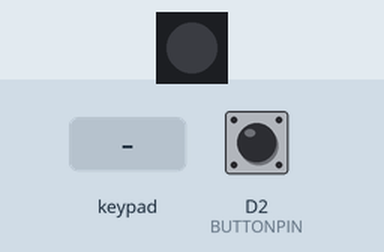
This sketch was run on a simulated Particle Photon. On the bench: 1 RGB LEDs in strip order, left to right. Wiring (inferred from the names in the program): P9813 LEDs: data A1; clock A0. The test bench sets the inputs (shaded band); at power-on: D2 (BUTTONPIN) LOW.

Above: at 1.2 s.
1.3 s: D2 (BUTTONPIN) pulsed HIGH 2 times (0.12 s each, 0.3 s apart)
At 3.1 s:
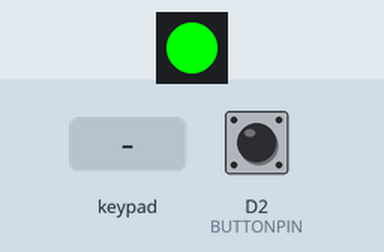
3.4 s: keypad keys 1 3 9 7 pressed 0.4 s apart
At 3.65 s:
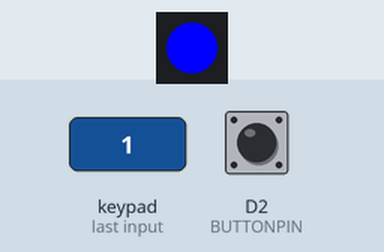
At 7.9 s:
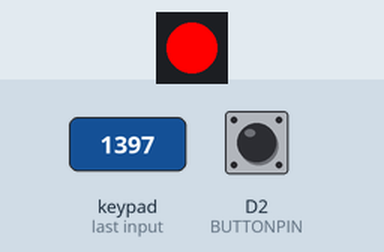
Timing chart, 0 to 12.1 s (numbered marks = the images above; inputs shaded):
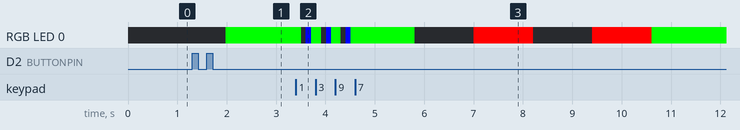

Measured:
- after the input at 1.3 s, RGB LED 0: off → RGB(0, 255, 0) after 0.68 s
- after the input at 3.4 s, RGB LED 0: RGB(0, 255, 0) → off after 0.11 s, → RGB(0, 0, 255) 0.10 s later, → RGB(0, 255, 0) 0.10 s later, → off 0.20 s later, … (14 changes in this stretch)

The sketch:

IoTBox4.ino
```cpp
/*
 * Project IoTBox4
 * Description: A internet-connected box which can be opened from API (version 4 trays)
 * Author: Peacemoon
 * Date: 19.12.2018
 */

#include "OpenOperation.h"
#include "PinManager.h"
#include "clickButton.h"
#include "VisualLEDs.h"

#define ONE_DAY_MILLIS (24 * 60 * 60 * 1000)

#define BUTTONPIN D2
#define RELAYPIN_1 D3
#define RELAYPIN_2 D4
#define RELAYPIN_3 D5
#define RELAYPIN_4 D6

#define VISUALLED_CLOCKPIN A0
#define VISUALLED_DATAPIN A1

STARTUP(WiFi.selectAntenna(ANT_EXTERNAL));
// SEMI_AUTOMATIC loop is still running even without Internet connection.
SYSTEM_MODE(SEMI_AUTOMATIC);
// SYSTEM_THREAD enables parallel operations of user & system codes
SYSTEM_THREAD(ENABLED);

unsigned long lastSync = millis();

volatile bool requestOpeningOperation = false;
volatile uint8_t openingTrayIndex = 0;

bool isStarting = true;

ClickButton button(BUTTONPIN, HIGH);
VisualLEDs visualLEDs(VISUALLED_CLOCKPIN, VISUALLED_DATAPIN);
OpenOperation openOperation(RELAYPIN_1, RELAYPIN_2, RELAYPIN_3, RELAYPIN_4);
PinManager pinManager;

void setup() {

    // Setup button timers (all in milliseconds / ms)
    pinMode(BUTTONPIN, INPUT_PULLDOWN);
    button.debounceTime   = 20;   // Debounce timer in ms
    button.multiclickTime = 250;  // Time limit for multi clicks
    button.longClickTime  = 1000; // time until "held-down clicks" register

    // Do not open the box when system is turned on
    pinMode(RELAYPIN_1, OUTPUT);
    pinMode(RELAYPIN_2, OUTPUT);
    pinMode(RELAYPIN_3, OUTPUT);
    pinMode(RELAYPIN_4, OUTPUT);
    digitalWrite(RELAYPIN_1, LOW);
    digitalWrite(RELAYPIN_2, LOW);
    digitalWrite(RELAYPIN_3, LOW);
    digitalWrite(RELAYPIN_4, LOW);

    visualLEDs.setColor(VisualLEDs::Color::disabled);

    Serial.begin(9600);
}

void loop() {
    syncTimeWithCloudIfNeeded();

    if (requestOpeningOperation) {
        openOperation.start(openingTrayIndex);
    }

    if (openOperation.update()) { // Operation is finished.
        requestOpeningOperation = false;
        openingTrayIndex = 0;
    }

    checkButtonState();
    checkPin();

    isStarting = false;

    if (Particle.connected() == false) {
      Particle.connect();
    }
}

void syncTimeWithCloudIfNeeded() {
    if (millis() - lastSync > ONE_DAY_MILLIS) {
      // Request time synchronization from the Particle Cloud
      Particle.syncTime();
      waitUntil(Particle.syncTimeDone);
      lastSync = millis();
    }
}

void checkButtonState() {
    int function = 0;

    if (isStarting) {
        return;
    }

    if (requestOpeningOperation) {
        return;
    }

    // Update button state
    button.Update();

    // Save click codes in function, as click codes are reset at next Update()
    if (button.clicks != 0) {
        function = button.clicks;
    }

    if (function == 2 || function == -2) { // Double (LONG) click
        visualLEDs.setColor(VisualLEDs::Color::green);
        pinManager.startAuthentication();
    }
}

void checkPin() {
    PinManagerStatus status;
    if (pinManager.updateAuthenticationStatus(&status)) {
        switch (status) {
            case ENTERING:
                visualLEDs.showNotification(VisualLEDs::Color::blue, VisualLEDs::BlinkingDuration::duration_short, VisualLEDs::BlinkingPeriod::period_short);
                break;
            case CANCELLED:
                visualLEDs.setColor(VisualLEDs::Color::disabled);
                pinManager.stopAuthentication();
                break;
            case AUTHENTICATED_1:
                visualLEDs.setColor(VisualLEDs::Color::disabled);
                startOpenOperation(1);
                break;
            case AUTHENTICATED_2:
                visualLEDs.setColor(VisualLEDs::Color::disabled);
                startOpenOperation(2);
                break;
            case AUTHENTICATED_3:
                visualLEDs.setColor(VisualLEDs::Color::disabled);
                startOpenOperation(3);
                break;
            case AUTHENTICATED_4:
                visualLEDs.setColor(VisualLEDs::Color::disabled);
                startOpenOperation(4);
                break;
            case INVALID:
                visualLEDs.showNotification(VisualLEDs::Color::red, VisualLEDs::BlinkingDuration::duration_medium, VisualLEDs::BlinkingPeriod::period_very_long);
                break;
        }
    }
}

void startOpenOperation(uint8_t index) {
    requestOpeningOperation = true;
    openingTrayIndex = index;
}
```

ChainableLED.cpp
```cpp
// (licence header left out)
/* Information about the P9813 protocol obtained from:
 * http://www.seeedstudio.com/wiki/index.php?title=Twig_-_Chainable_RGB_LED
 *
 * HSB to RGB routine adapted from:
 * http://mjijackson.com/2008/02/rgb-to-hsl-and-rgb-to-hsv-color-model-conversion-algorithms-in-javascript
 */


// --------------------------------------------------------------------------------------

#include "ChainableLED.h"

// Forward declaration
float hue2rgb(float p, float q, float t);

// --------------------------------------------------------------------------------------

ChainableLED::ChainableLED(byte clk_pin, byte data_pin, byte number_of_leds) :
    _clk_pin(clk_pin), _data_pin(data_pin), _num_leds(number_of_leds)
{
    _led_state = (byte*) calloc(_num_leds*3, sizeof(byte));
}

ChainableLED::~ChainableLED()
{
    free(_led_state);
}

// --------------------------------------------------------------------------------------

void ChainableLED::init()
{
    pinMode(_clk_pin, OUTPUT);
    pinMode(_data_pin, OUTPUT);

    for (byte i=0; i<_num_leds; i++)
        setColorRGB(i, 0, 0, 0);
}

void ChainableLED::clk(void)
{
    digitalWrite(_clk_pin, LOW);
    delayMicroseconds(_CLK_PULSE_DELAY);
    digitalWrite(_clk_pin, HIGH);
    delayMicroseconds(_CLK_PULSE_DELAY);
}

void ChainableLED::sendByte(byte b)
{
    // Send one bit at a time, starting with the MSB
    for (byte i=0; i<8; i++)
    {
        // If MSB is 1, write one and clock it, else write 0 and clock
        if ((b & 0x80) != 0)
            digitalWrite(_data_pin, HIGH);
        else
            digitalWrite(_data_pin, LOW);
        clk();

        // Advance to the next bit to send
        b <<= 1;
    }
}

void ChainableLED::sendColor(byte red, byte green, byte blue)
{
    // Start by sending a byte with the format "1 1 /B7 /B6 /G7 /G6 /R7 /R6"
    byte prefix = 0b11000000;
    if ((blue & 0x80) == 0)     prefix|= 0b00100000;
    if ((blue & 0x40) == 0)     prefix|= 0b00010000;
    if ((green & 0x80) == 0)    prefix|= 0b00001000;
    if ((green & 0x40) == 0)    prefix|= 0b00000100;
    if ((red & 0x80) == 0)      prefix|= 0b00000010;
    if ((red & 0x40) == 0)      prefix|= 0b00000001;
    sendByte(prefix);

    // Now must send the 3 colors
    sendByte(blue);
    sendByte(green);
    sendByte(red);
}

void ChainableLED::setColorRGB(byte led, byte red, byte green, byte blue)
{
    // Send data frame prefix (32x "0")
    sendByte(0x00);
    sendByte(0x00);
    sendByte(0x00);
    sendByte(0x00);

    // Send color data for each one of the leds
    for (byte i=0; i<_num_leds; i++)
    {
        if (i == led)
        {
            _led_state[i*3 + _CL_RED] = red;
            _led_state[i*3 + _CL_GREEN] = green;
            _led_state[i*3 + _CL_BLUE] = blue;
        }

        sendColor(_led_state[i*3 + _CL_RED],
                  _led_state[i*3 + _CL_GREEN],
                  _led_state[i*3 + _CL_BLUE]);
    }

    // Terminate data frame (32x "0")
    sendByte(0x00);
    sendByte(0x00);
    sendByte(0x00);
    sendByte(0x00);
}

void ChainableLED::setColorHSB(byte led, float hue, float saturation, float brightness)
{
    float r, g, b;

    constrain(hue, 0.0, 1.0);
    constrain(saturation, 0.0, 1.0);
    constrain(brightness, 0.0, 1.0);

    if(saturation == 0.0)
    {
        r = g = b = brightness;
    }
    else
    {
        float q = brightness < 0.5 ?
            brightness * (1.0 + saturation) : brightness + saturation - brightness * saturation;
        float p = 2.0 * brightness - q;
        r = hue2rgb(p, q, hue + 1.0/3.0);
        g = hue2rgb(p, q, hue);
        b = hue2rgb(p, q, hue - 1.0/3.0);
    }

    setColorRGB(led, (byte)(255.0*r), (byte)(255.0*g), (byte)(255.0*b));
}

// --------------------------------------------------------------------------------------

float hue2rgb(float p, float q, float t)
{
    if (t < 0.0)
        t += 1.0;
    if(t > 1.0)
        t -= 1.0;
    if(t < 1.0/6.0)
        return p + (q - p) * 6.0 * t;
    if(t < 1.0/2.0)
        return q;
    if(t < 2.0/3.0)
        return p + (q - p) * (2.0/3.0 - t) * 6.0;

    return p;
}
```

ChainableLED.h
```cpp
// (licence header left out)
/*
 * Library for controlling a chain of RGB LEDs based on the P9813 protocol.
 * E.g., supports the Grove Chainable RGB LED product.
 *
 * Information about the P9813 protocol obtained from:
 * http://www.seeedstudio.com/wiki/index.php?title=Twig_-_Chainable_RGB_LED
 */


#ifndef __ChainableLED_h__
#define __ChainableLED_h__

#if defined (SPARK)
  #include "application.h"
#else
  #include "Arduino.h"
#endif

#define _CL_RED             0
#define _CL_GREEN           1
#define _CL_BLUE            2
#define _CLK_PULSE_DELAY    20

class ChainableLED
{
public:
    ChainableLED(byte clk_pin, byte data_pin, byte number_of_leds);
    ~ChainableLED();

    void init();
    void setColorRGB(byte led, byte red, byte green, byte blue);
    void setColorHSB(byte led, float hue, float saturation, float brightness);

private:
    byte _clk_pin;
    byte _data_pin;
    byte _num_leds;

    byte* _led_state;

    void clk(void);
    void sendByte(byte b);
    void sendColor(byte red, byte green, byte blue);
};

#endif
```

OpenOperation.cpp
```cpp
#include "OpenOperation.h"
#include "Particle.h"

OpenOperation::OpenOperation(uint8_t relayPin_1, uint8_t relayPin_2, uint8_t relayPin_3, byte relayPin_4) {
    _relayPin_1 = relayPin_1;
    _relayPin_2 = relayPin_2;
    _relayPin_3 = relayPin_3;
    _relayPin_4 = relayPin_4;

    pinMode(_relayPin_1, OUTPUT);
    pinMode(_relayPin_2, OUTPUT);
    pinMode(_relayPin_3, OUTPUT);
    pinMode(_relayPin_4, OUTPUT);

    _isRunning = false;
}

void OpenOperation::start(uint8_t index) {
    if (!_isRunning) {
        _isRunning = true;
        _startTime = millis();
        switch (index) {
            case 1:
                _relayPin = _relayPin_1;
                break;
            case 2:
                _relayPin = _relayPin_2;
                break;
            case 3:
                _relayPin = _relayPin_3;
                break;
            case 4:
                _relayPin = _relayPin_4;
                break;
            default:
                return;
        }
        digitalWrite(_relayPin, HIGH);
    };
}

bool OpenOperation::update() {
    if (_isRunning) {
        if (millis() - _startTime > 1000 * 2) { // 2 seconds
            digitalWrite(_relayPin, LOW);
            _isRunning = false;

            return true;
        }
    };

    return false;
}

bool OpenOperation::isRunning() {
    return _isRunning;
}
```

OpenOperation.h
```cpp
#include "Particle.h"

class OpenOperation {

    public:
        OpenOperation(uint8_t relayPin_1, uint8_t relayPin_2, uint8_t relayPin_3, byte relayPin_4);

        void start(uint8_t relayPin);
        bool update();

        bool isRunning();

    private:
        uint8_t _relayPin_1;
        uint8_t _relayPin_2;
        uint8_t _relayPin_3;
        uint8_t _relayPin_4;

        uint8_t _relayPin;

        unsigned long _startTime;

        volatile bool _isRunning;
};
```

PinManager.cpp
```cpp
#include "PinManager.h"

PinManager::PinManager() : _keypad(4) {
    _reset();
}

void PinManager::startAuthentication() {
    _reset();
    _keypad.startEnteringPin();
}

bool PinManager::isAuthenticating() {
    return _keypad.isEnteringPin();
}

bool PinManager::updateAuthenticationStatus(PinManagerStatus* status) {
    if (!_keypad.isEnteringPin()) {
        return false;
    }

    char key;

    bool result = _keypad.getPin(&key, &_currentPin, &_finalPin);

    if (result) {
        String keyString(key);

        if (_finalPin == "") {
            if (keyString == "*") {
                *status = CANCELLED;
            } else {
                *status = ENTERING;
            }
        } else {
            if (_finalPin == "1111") {
                *status = AUTHENTICATED_1;
            } else if (_finalPin == "2222") {
                *status = AUTHENTICATED_2;
            } else if (_finalPin == "3333") {
                *status = AUTHENTICATED_3;
            } else if (_finalPin == "4444") {
                *status = AUTHENTICATED_4;
            } else {
                *status = INVALID;
                _reset();
            }
        }

        return true;
    }

    _keypad.updateKey();

    return false;
}

void PinManager::stopAuthentication() {
    _keypad.stopEnteringPin();
    _reset();
}

void PinManager::_reset() {
    _currentPin = "";
    _finalPin = "";
}

bool PinManager::_isValidPin(String pin) {
    if (pin == "") {
        return false;
    }

    for (byte i = 0; i < pin.length(); i++) {
        if (!isDigit(pin.charAt(i))) {
            return false;
        }
    }
    return true;
}
```

PinManager.h
```cpp
#include "Particle.h"
#include "InputKeypad.h"

enum PinManagerStatus {
    ENTERING,
    CANCELLED,
    AUTHENTICATED_1,
    AUTHENTICATED_2,
    AUTHENTICATED_3,
    AUTHENTICATED_4,
    INVALID
};

class PinManager {
    public:

        PinManager();

        void startAuthentication();
        bool updateAuthenticationStatus(PinManagerStatus* status);
        void stopAuthentication();
        bool isAuthenticating();

    private:
        InputKeypad _keypad;

        String _currentPin;
        String _finalPin;

        void _reset();
        bool _checkPin();
        bool _isValidPin(String pin);
};
```

VisualLEDs.cpp
```cpp
#include "VisualLEDs.h"
#include "Particle.h"

VisualLEDs::VisualLEDs(byte clockPin, byte dataPin) : _chainbleLEDs(clockPin, dataPin, VisualLEDs::NUM_LEDS), _timer(100, &VisualLEDs::_callback, *this, false) {
    _chainbleLEDs.init();

    // Show network status LED
    // _wifiStatus = Particle.connected();
    // _showNetworkStatus();

    _blinkingFlag = false;
    _blinkingCounter = 0;
    _blinkingColor = disabled;
    _lastColor = disabled;

    _timer.stop();
}

// void VisualLEDs::updateNetworkStatus() {
//
//     bool newWifiStatus = Particle.connected();
//
//     if (newWifiStatus != _wifiStatus) {
//
//         _wifiStatus = newWifiStatus;
//
//         _showNetworkStatus();
//     }
// }

void VisualLEDs::showNotification(Color color, BlinkingDuration duration, BlinkingPeriod period) {
    _blinkingCounter = 0;
    _blinkingFlag = false;

    _blinkingColor = color;
    _duration = duration;

    _timer.stop();
    _timer.changePeriod(period);
    _timer.reset();
}

void VisualLEDs::setColor(Color color) {
    _lastColor = color;
    _setColor(color);
}

// void VisualLEDs::_showNetworkStatus() {
//     if (_wifiStatus) {
//         _chainbleLEDs.setColorRGB(VisualLEDs::LED_NETWORKSTATUS, 0, 255, 0);
//     } else {
//         _chainbleLEDs.setColorRGB(VisualLEDs::LED_NETWORKSTATUS, 255, 0, 0);
//     }
// }

void VisualLEDs::_callback(void) {
    if (_blinkingColor == disabled) {
        return;
    }

    if (_blinkingFlag) {
        _setColor(_blinkingColor);
    } else {
        _chainbleLEDs.setColorRGB(VisualLEDs::LED_NOTIFICATION, 0, 0, 0);
    }

    _blinkingFlag = !_blinkingFlag;

    _blinkingCounter++;

    if (_blinkingCounter > _duration) {
        _blinkingColor = disabled;
        _blinkingCounter = 0;
        _blinkingFlag = false;
        _timer.stop();

        _setColor(_lastColor);
        // Restore the network status LED
        // _showNetworkStatus();
    }
}

void VisualLEDs::_setColor(Color color) {
    switch (color) {
        case disabled:
            _chainbleLEDs.setColorRGB(VisualLEDs::LED_NOTIFICATION, 0, 0, 0);
            break;
        case red:
            _chainbleLEDs.setColorRGB(VisualLEDs::LED_NOTIFICATION, 255, 0, 0);
            break;
        case green:
            _chainbleLEDs.setColorRGB(VisualLEDs::LED_NOTIFICATION, 0, 255, 0);
            break;
        case blue:
            _chainbleLEDs.setColorRGB(VisualLEDs::LED_NOTIFICATION, 0, 0, 255);
            break;
    }
}
```

VisualLEDs.h
```cpp
#ifndef VISUALLEDS
#define VISUALLEDS

#include "ChainableLED.h"

class VisualLEDs {
    public:
        enum Color: byte {
            disabled = 0, red, green, blue
        };

        enum BlinkingDuration: uint8_t {
            duration_short = 2, duration_medium = 4, duration_long = 6, duration_very_long = 10
        };

        enum BlinkingPeriod: unsigned int {
            period_short = 100, period_medium = 400, period_long = 800, period_very_long = 1200
        };

        VisualLEDs(byte dataPin, byte clockPin);

        // void updateNetworkStatus(); // TODO: Move this to other class
        void showNotification(Color color, BlinkingDuration duration, BlinkingPeriod);
        void setColor(Color color);

    private:
        const static byte LED_NETWORKSTATUS = 0;
        const static byte LED_NOTIFICATION = 0;
        const static byte NUM_LEDS = 1;

        ChainableLED _chainbleLEDs;
        Timer _timer;

        bool _wifiStatus;

        volatile byte _blinkingCounter;
        volatile bool _blinkingFlag;
        volatile Color _blinkingColor;
        volatile Color _lastColor;
        volatile BlinkingDuration _duration;

        // void _showNetworkStatus();
        void _callback(void);
        void _setColor(Color color);
};

#endif
```

InputKeypad.h
```cpp
#include "Particle.h"
#include "Keypad_I2C.h"

class InputKeypad {
    public:
        InputKeypad(uint8_t pinLength);

        void startEnteringPin();
        void stopEnteringPin();
        bool isEnteringPin();
        bool getPin(char* currentKey, String* currentPin, String* finalPin);
        void updateKey();

    private:
        Keypad _keypad;

        uint8_t _pinLength;
        bool _isEnteringPin;
        bool _isPinUpdated;

        String _pin;
        char _key;

        void _reset();
        bool _isValidPinKey(char key);
};
```

Source omitted: InputKeypad.cpp (1671 bytes)
